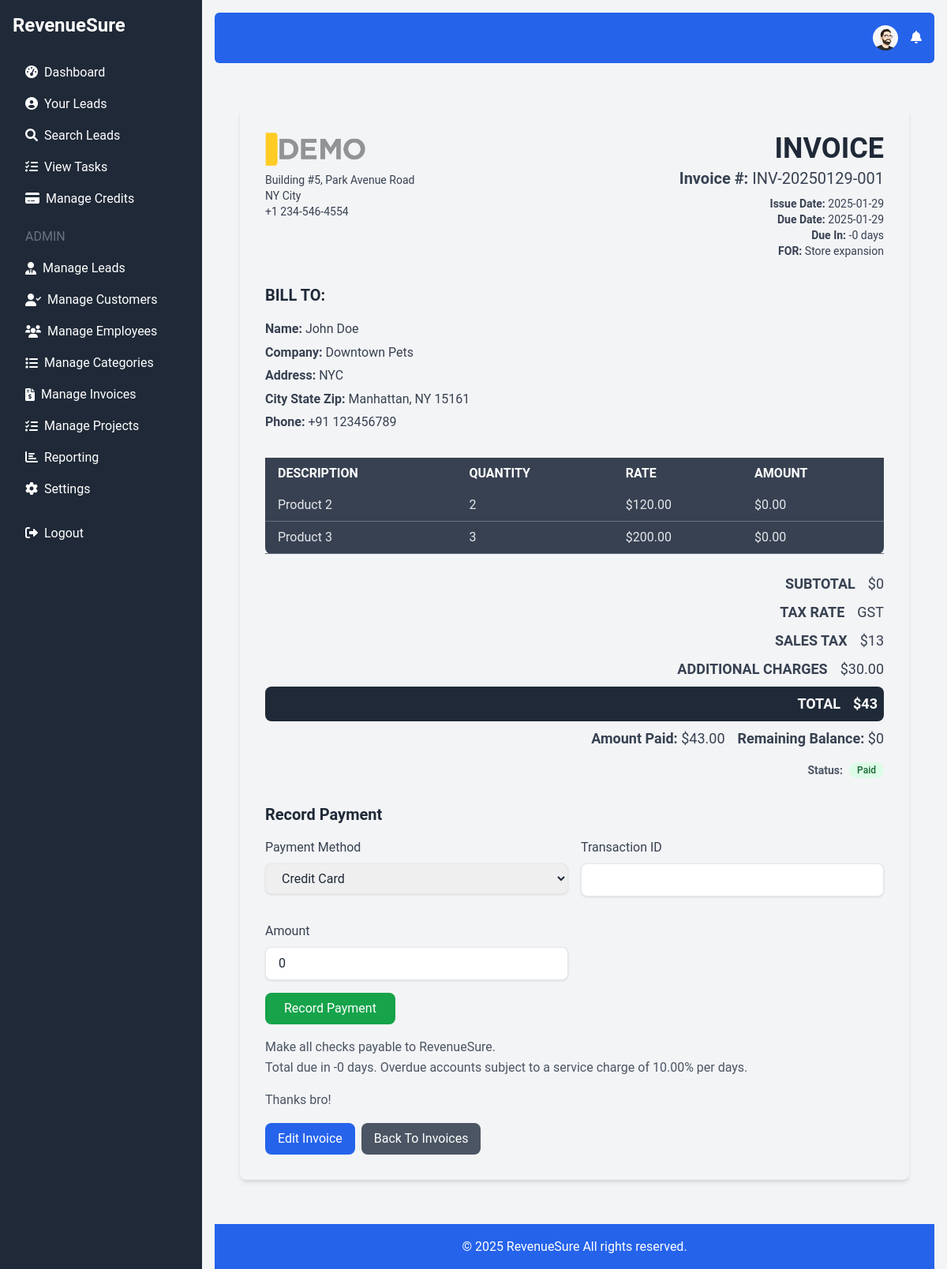
The page /view_invoice.php?id=3 (signed in) on the database its author committed.
### tables this page shows
CREATE TABLE `users` (
  `id` int(11) NOT NULL,
  `username` varchar(50) NOT NULL,
  `email` varchar(100) NOT NULL,
  `password` varchar(255) NOT NULL,
  `credits` int(11) DEFAULT 0,
  `created_at` timestamp NOT NULL DEFAULT current_timestamp(),
  `role` enum('admin','user') DEFAULT 'user',
  `profile_picture` varchar(255) DEFAULT NULL
);

CREATE TABLE `invoice_settings` (
  `id` int(11) NOT NULL,
  `company_name` varchar(255) DEFAULT NULL,
  `company_logo` varchar(255) DEFAULT NULL,
  `company_tagline` varchar(255) DEFAULT NULL,
  `company_address_line1` varchar(255) DEFAULT NULL,
  `company_address_line2` varchar(255) DEFAULT NULL,
  `company_phone_number` varchar(20) DEFAULT NULL,
  `overdue_charge_type` enum('percentage','fixed') DEFAULT NULL,
  `overdue_charge_amount` decimal(10,2) DEFAULT NULL,
  `overdue_charge_period` enum('monthly','daily','days') DEFAULT NULL,
  `thank_you_message` text DEFAULT NULL,
  `user_id` int(11) NOT NULL,
  `created_at` timestamp NOT NULL DEFAULT current_timestamp()
);

CREATE TABLE `invoices` (
  `id` int(11) NOT NULL,
  `invoice_number` varchar(50) NOT NULL,
  `lead_id` int(11) DEFAULT NULL,
  `customer_id` int(11) DEFAULT NULL,
  `issue_date` date NOT NULL,
  `due_date` date NOT NULL,
  `bill_to_name` varchar(255) NOT NULL,
  `bill_to_address` varchar(255) DEFAULT NULL,
  `bill_to_email` varchar(100) DEFAULT NULL,
  `bill_to_phone` varchar(20) DEFAULT NULL,
  `ship_to_address` varchar(255) DEFAULT NULL,
  `subtotal` decimal(10,2) DEFAULT 0.00,
  `tax_method` varchar(50) DEFAULT NULL,
  `tax` text DEFAULT NULL,
  `discount` decimal(10,2) DEFAULT 0.00,
  `additional_charges` decimal(10,2) DEFAULT 0.00,
  `total` decimal(10,2) DEFAULT 0.00,
  `payment_terms` varchar(100) DEFAULT NULL,
  `notes` text DEFAULT NULL,
  `footer` text DEFAULT NULL,
  `billing_country` varchar(50) DEFAULT NULL,
  `discount_type` varchar(20) DEFAULT 'fixed',
  `discount_amount` decimal(10,2) DEFAULT 0.00,
  `created_at` timestamp NOT NULL DEFAULT current_timestamp(),
  `template_name` varchar(255) DEFAULT 'default',
  `paid_amount` decimal(10,2) DEFAULT 0.00,
  `status` enum('Unpaid','Partially Paid','Paid','Overdue') DEFAULT 'Unpaid',
  `payment_date` timestamp NULL DEFAULT NULL
);

CREATE TABLE `invoice_items` (
  `id` int(11) NOT NULL,
  `invoice_id` int(11) NOT NULL,
  `product_service` varchar(255) NOT NULL,
  `quantity` int(11) NOT NULL,
  `unit_price` decimal(10,2) NOT NULL,
  `tax` decimal(10,2) DEFAULT 0.00,
  `discount` decimal(10,2) DEFAULT 0.00,
  `subtotal` decimal(10,2) NOT NULL
);

### view_invoice.php (the view, shortened to what the rows shown need)
<?php
require 'db.php';
$invoice_id = $_GET['id'];
$stmt = $conn->prepare("SELECT * FROM invoices WHERE id = :invoice_id");
$stmt->bindParam(':invoice_id', $invoice_id);
$stmt->execute();
$invoice = $stmt->fetch(PDO::FETCH_ASSOC);
$remaining_balance = $invoice['total'] - $invoice['paid_amount'];
$stmt = $conn->prepare("SELECT * FROM invoice_items WHERE invoice_id = :invoice_id");
$stmt->bindParam(':invoice_id', $invoice_id);
$stmt->execute();
$invoice_items = $stmt->fetchAll(PDO::FETCH_ASSOC);
$itemized_tax = json_decode($invoice['tax'], true);
$subtotal = 0;
if ($invoice_items){
   foreach($invoice_items as $item){
       $subtotal += $item['subtotal'];
    }
}
$total_tax = array_sum($itemized_tax);
$discount = 0;
if ($invoice['discount_type'] == 'percentage') {
    $discount = $subtotal * ($invoice['discount_amount'] / 100);
 } else {
    $discount = $invoice['discount_amount'];
}
$total = ($subtotal + $total_tax + $invoice['additional_charges']) - $discount;
$stmt = $conn->prepare("SELECT * FROM invoice_settings WHERE user_id = :user_id");
$stmt->bindParam(':user_id', $_SESSION['user_id']);
$stmt->execute();
$invoice_settings = $stmt->fetch(PDO::FETCH_ASSOC);
$company_name = $invoice_settings['company_name'] ?? "Company Name or Logo";
$company_logo = $invoice_settings['company_logo'] ?? null;
$company_address_line1 = $invoice_settings['company_address_line1'] ??  "Company Address Line 1";
$company_address_line2 = $invoice_settings['company_address_line2'] ??  "Company Address Line 2";
$company_phone_number = $invoice_settings['company_phone_number'] ??  "Company Phone Number";
$overdue_charge_type = $invoice_settings['overdue_charge_type'] ??  null;
$overdue_charge_amount = $invoice_settings['overdue_charge_amount'] ??  null;
$overdue_charge_period = $invoice_settings['overdue_charge_period'] ?? null;
$thank_you_message = $invoice_settings['thank_you_message'] ??  "THANK YOU FOR YOUR BUSINESS!";
$today = new DateTime();
$due_date = new DateTime($invoice['due_date']);
$interval = $today->diff($due_date);
$due_days = $interval->format('%r%a');
require 'header.php';
?>
<?php
    if($invoice['template_name'] === 'contractor'){
?>
<div class="container mx-auto mt-10 p-4">
  <div class="bg-gray-100 p-8 rounded-lg shadow-md">
    <div class="flex justify-between items-start mb-8">
        <div>
            <?php if($company_logo): ?>
               <img src="<?php echo $company_logo ?>" alt="Company Logo" class="mb-2 w-32 h-auto object-cover">
                <?php endif; ?>
           <div class="mb-4">
                <p class="text-gray-700 text-sm"><?php echo htmlspecialchars($company_address_line1); ?></p>
              <p class="text-gray-700 text-sm"><?php echo htmlspecialchars($company_address_line2); ?></p>
              <p class="text-gray-700 text-sm"><?php echo htmlspecialchars($company_phone_number); ?></p>
            </div>
        </div>
         <div class="text-right">
            <h2 class="text-4xl font-bold text-gray-800 mb-1">INVOICE</h2>
             <p class="text-gray-700 text-xl mb-2"><strong>Invoice #:</strong> <?php echo htmlspecialchars($invoice['invoice_number']); ?></p>
             <p class="text-gray-700 text-sm"><strong>Issue Date:</strong> <?php echo htmlspecialchars($invoice['issue_date']); ?></p>
            <p class="text-gray-700 text-sm"><strong>Due Date:</strong> <?php echo htmlspecialchars($invoice['due_date']); ?></p>
             <p class="text-gray-700 text-sm"><strong>Due In:</strong> <?php echo htmlspecialchars($due_days) . ' days'; ?></p>
               <p class="text-gray-700 text-sm"><strong>FOR:</strong> Store expansion</p>
        </div>
    </div>
    <div class="mb-8">
        <h3 class="text-xl font-bold text-gray-800 mb-4">BILL TO:</h3>
        <p class="text-gray-700 mb-1"><strong>Name:</strong> <?php echo htmlspecialchars($invoice['bill_to_name']); ?></p>
         <p class="text-gray-700 mb-1"><strong>Company:</strong> Downtown Pets</p>
         <p class="text-gray-700 mb-1"><strong>Address:</strong> <?php echo htmlspecialchars($invoice['bill_to_address']); ?></p>
         <p class="text-gray-700 mb-1"><strong>City State Zip:</strong> Manhattan, NY 15161</p>
       <p class="text-gray-700"><strong>Phone:</strong> <?php echo htmlspecialchars($invoice['bill_to_phone']); ?></p>
    </div>
       <div class="overflow-x-auto">
    <table class="w-full text-left bg-gray-700 text-white rounded-lg mb-6">
        <thead class="bg-gray-700 text-white">
            <tr>
                <th class="px-4 py-2">DESCRIPTION</th>
                <th class="px-4 py-2">QUANTITY</th>
                <th class="px-4 py-2">RATE</th>
                  <th class="px-4 py-2">AMOUNT</th>
            </tr>
        </thead>
        <tbody>
            <?php if($invoice_items): ?>
                <?php foreach ($invoice_items as $item): ?>
                <tr class="border-b border-gray-500 text-gray-200">
                    <td class="px-4 py-2"><?php echo htmlspecialchars($item['product_service']); ?></td>
                     <td class="px-4 py-2"><?php echo htmlspecialchars($item['quantity']); ?></td>
                    <td class="px-4 py-2">$<?php echo htmlspecialchars($item['unit_price']); ?></td>
                      <td class="px-4 py-2">$<?php echo htmlspecialchars($item['subtotal']); ?></td>
                </tr>
                 <?php endforeach; ?>
            <?php else: ?>
                <tr>
                  <td colspan="4" class="px-4 py-2 text-center text-gray-600">No items found.</td>
                 </tr>
            <?php endif; ?>
              </tbody>
    </table>
    </div>
      <div class="text-right flex justify-end flex-col gap-2">
          <div class="flex justify-end gap-4">
            <p class="text-gray-700 text-lg font-semibold">SUBTOTAL</p>
            <p class="text-gray-700 text-lg">$<?php echo htmlspecialchars($subtotal); ?></p>
        </div>
          <div class="flex justify-end gap-4">
             <p class="text-gray-700 text-lg font-semibold">TAX RATE</p>
              <p class="text-gray-700 text-lg"> <?php echo htmlspecialchars($invoice['tax_method']); ?></p>
            </div>
             <div class="flex justify-end gap-4">
            <p class="text-gray-700 text-lg font-semibold">SALES TAX</p>
             <p class="text-gray-700 text-lg">$<?php echo htmlspecialchars($total_tax); ?></p>
        </div>
           <div class="flex justify-end gap-4">
              <p class="text-gray-700 text-lg font-semibold">ADDITIONAL CHARGES</p>
                <p class="text-gray-700 text-lg">$<?php echo htmlspecialchars($invoice['additional_charges']); ?></p>
           </div>
         <div class="flex justify-end gap-4 p-2 bg-gray-800 text-white rounded-lg">
            <p class="text-lg font-bold">TOTAL</p>
           <p class="text-lg font-bold">$<?php echo htmlspecialchars($total); ?></p>
        </div>
         <div class="flex justify-end gap-4">
            <p class="text-gray-700 text-lg"><strong>Amount Paid:</strong> $<?php echo htmlspecialchars($invoice['paid_amount'] ? $invoice['paid_amount'] : 0); ?></p>
              <p class="text-gray-700 text-lg">
                  <strong>Remaining Balance:</strong> $<?php echo htmlspecialchars($remaining_balance); ?>
             </p>
       </div>
     </div>
      <div class="flex justify-end">
           <p class="mt-4 text-gray-600 text-sm flex items-center"> <strong>Status:</strong>  <span class="ml-2 rounded-full px-2.5 py-0.5 text-xs font-medium <?php
                switch ($invoice['status']) {
                    case 'Paid':
                          echo 'bg-green-100 text-green-800';
                          break;
                }
                ?>"><?php echo htmlspecialchars($invoice['status']); ?></span>
          </p>
        </div>
        <div class="mt-8">
            <h2 class="text-xl font-bold text-gray-800 mb-4">Record Payment</h2>
            <form method="POST" action="record_payment.php">
                <div class="grid grid-cols-1 md:grid-cols-2 gap-4">
                    <div class="mb-4">
                        <label for="payment_method" class="block text-gray-700 mb-2">Payment Method</label>
                        <select name="payment_method" id="payment_method" class="w-full px-4 py-2 border rounded-lg" required>
                            <option value="Credit Card">Credit Card</option>
                        </select>
                    </div>
                    <div class="mb-4">
                        <label for="transaction_id" class="block text-gray-700 mb-2">Transaction ID</label>
                        <input type="text" name="transaction_id" id="transaction_id" class="w-full px-4 py-2 border rounded-lg">
                    </div>
                    <div class="mb-4">
                        <label for="amount" class="block text-gray-700 mb-2">Amount</label>
                        <input type="number" name="amount" id="amount"
                               class="w-full px-4 py-2 border rounded-lg"
                               min="0"
                               step="0.01"
                               value="<?php echo htmlspecialchars($remaining_balance); ?>"
                               required>
                    </div>
                </div>
                <button type="submit" class="bg-green-600 text-white px-6 py-2 rounded-lg hover:bg-green-700 transition">
                    Record Payment
                </button>
            </form>
        </div>
        <div class="mt-4 text-gray-600 text-sm">
          <p>Make all checks payable to <?php echo htmlspecialchars($company_name); ?>.</p>
            <?php if ($overdue_charge_type && $overdue_charge_amount && $overdue_charge_period): ?>
                  <p>Total due in <?php echo $due_days; ?> days. Overdue accounts subject to a service charge of <?php  if($overdue_charge_type == 'percentage') echo htmlspecialchars($overdue_charge_amount) . '%'; else echo htmlspecialchars($overdue_charge_amount) . '$'; ?> per <?php echo htmlspecialchars($overdue_charge_period); ?>.</p>
           <?php else: ?>
                    <p>Total due in 15 days. Overdue accounts subject to a service charge of 1% per month.</p>
             <?php endif; ?>
             <p class="mt-4"><?php echo htmlspecialchars($thank_you_message); ?></p>
        </div>
            <div class="mt-4 flex gap-2">
                <a href="edit_invoice.php?id=<?php echo $invoice['id']; ?>" class="bg-blue-600 text-white px-4 py-2 rounded-lg hover:bg-blue-700 transition duration-300">Edit Invoice</a>
                 <a href="manage_invoices.php" class="bg-gray-600 text-white px-4 py-2 rounded-lg hover:bg-gray-700 transition duration-300">Back To Invoices</a>
            </div>
   </div>
</div>
<?php
 }
?>
<?php
require 'footer.php';
?>

### header.php (shortened to what the rows shown need)
<!DOCTYPE html>
<html lang="en">
<head>
    <script src="https://cdn.tailwindcss.com"></script>
    <link href="https://cdnjs.cloudflare.com/ajax/libs/font-awesome/6.0.0-beta3/css/all.min.css" rel="stylesheet">
     <link rel="stylesheet" href="https://cdnjs.cloudflare.com/ajax/libs/animate.css/4.1.1/animate.min.css"/>
</head>
<body class="bg-gray-100">
    <div class="flex h-screen fade-in-up">
        <div class="flex-1 p-4 fade-in">
            <nav class="bg-blue-600 p-4 text-white mb-6 rounded-md">
                <div class="container mx-auto flex justify-end items-center">
                    <?php if (isset($_SESSION['user_id'])): ?>
                        <div class="relative mr-4">
                            <button id="profileButton" class="hover:underline relative flex items-center">
                                <?php
                                $stmt = $conn->prepare("SELECT profile_picture FROM users WHERE id = :user_id");
                                $stmt->bindParam(':user_id', $_SESSION['user_id']);
                                $stmt->execute();
                                $user = $stmt->fetch(PDO::FETCH_ASSOC);
                                $profile_picture = $user['profile_picture'];
                                if ($profile_picture) : ?>
                                    <img src="<?php echo $profile_picture; ?>" alt="Profile Picture" class="rounded-full w-8 h-8 object-cover">
                                <?php else : ?>
                                    <i class="fas fa-user-circle fa-lg"></i>
                                <?php endif; ?>
                            </button>
                         </div>
                   <?php endif; ?>
                </div>
            </nav>
             <div class="container mx-auto px-4">

### rows shown on the page
users: profile_picture (picture)
invoice_settings: company_logo (picture), company_address_line1 "Building #5, Park Avenue Road", company_address_line2 "NY City", company_phone_number "+1 234-546-4554", company_name "RevenueSure", overdue_charge_amount "10.00", overdue_charge_period "days", thank_you_message "Thanks bro!"
invoices: invoice_number "INV-20250129-001", issue_date "2025-01-29", due_date "2025-01-29", bill_to_name "John Doe", bill_to_address "NYC", bill_to_phone "+91 123456789", tax_method "GST", tax "13", additional_charges "30.00", total "43", paid_amount "43.00", remaining_balance "0", status "Paid", amount "0"
invoice_items: product_service "Product 2", quantity "2", unit_price "120.00", subtotal "0.00"
invoice_items: product_service "Product 3", quantity "3", unit_price "200.00", subtotal "0.00"

### other values the page prints
$subtotal "0"
